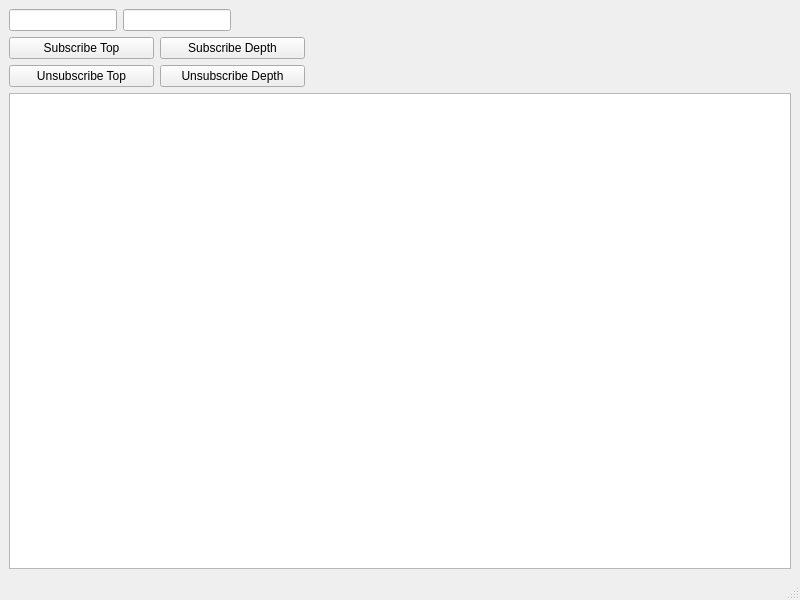
<?xml version="1.0" encoding="UTF-8"?>
<ui version="4.0">
 <class>MainWindow</class>
 <widget class="QMainWindow" name="MainWindow">
  <property name="geometry">
   <rect>
    <x>0</x>
    <y>0</y>
    <width>800</width>
    <height>600</height>
   </rect>
  </property>
  <property name="windowTitle">
   <string>MainWindow</string>
  </property>
  <widget class="QWidget" name="centralwidget">
   <layout class="QVBoxLayout" name="verticalLayout">
    <item>
     <layout class="QHBoxLayout" name="horizontalLayout">
      <item>
       <widget class="QLineEdit" name="Base">
        <property name="sizePolicy">
         <sizepolicy hsizetype="Fixed" vsizetype="Fixed">
          <horstretch>0</horstretch>
          <verstretch>0</verstretch>
         </sizepolicy>
        </property>
       </widget>
      </item>
      <item>
       <widget class="QLineEdit" name="Quote">
        <property name="sizePolicy">
         <sizepolicy hsizetype="Fixed" vsizetype="Fixed">
          <horstretch>0</horstretch>
          <verstretch>0</verstretch>
         </sizepolicy>
        </property>
       </widget>
      </item>
      <item>
       <spacer name="horizontalSpacer_2">
        <property name="orientation">
         <enum>Qt::Horizontal</enum>
        </property>
        <property name="sizeHint" stdset="0">
         <size>
          <width>40</width>
          <height>20</height>
         </size>
        </property>
       </spacer>
      </item>
     </layout>
    </item>
    <item>
     <layout class="QGridLayout" name="gridLayout">
      <item row="1" column="1">
       <widget class="QPushButton" name="UnsubscribeDepth">
        <property name="text">
         <string>Unsubscribe Depth</string>
        </property>
       </widget>
      </item>
      <item row="1" column="0">
       <widget class="QPushButton" name="UnsubscribeTop">
        <property name="text">
         <string>Unsubscribe Top</string>
        </property>
       </widget>
      </item>
      <item row="0" column="0">
       <widget class="QPushButton" name="SubscribeTop">
        <property name="sizePolicy">
         <sizepolicy hsizetype="Fixed" vsizetype="Fixed">
          <horstretch>0</horstretch>
          <verstretch>0</verstretch>
         </sizepolicy>
        </property>
        <property name="minimumSize">
         <size>
          <width>145</width>
          <height>0</height>
         </size>
        </property>
        <property name="text">
         <string>Subscribe Top</string>
        </property>
       </widget>
      </item>
      <item row="0" column="1">
       <widget class="QPushButton" name="SubscribeDepth">
        <property name="sizePolicy">
         <sizepolicy hsizetype="Fixed" vsizetype="Fixed">
          <horstretch>0</horstretch>
          <verstretch>0</verstretch>
         </sizepolicy>
        </property>
        <property name="minimumSize">
         <size>
          <width>145</width>
          <height>0</height>
         </size>
        </property>
        <property name="text">
         <string>Subscribe Depth</string>
        </property>
       </widget>
      </item>
      <item row="1" column="2">
       <spacer name="horizontalSpacer">
        <property name="orientation">
         <enum>Qt::Horizontal</enum>
        </property>
        <property name="sizeHint" stdset="0">
         <size>
          <width>40</width>
          <height>20</height>
         </size>
        </property>
       </spacer>
      </item>
     </layout>
    </item>
    <item>
     <widget class="QPlainTextEdit" name="LoggerBox">
      <property name="textInteractionFlags">
       <set>Qt::TextSelectableByMouse</set>
      </property>
     </widget>
    </item>
   </layout>
  </widget>
  <widget class="QStatusBar" name="statusbar"/>
 </widget>
 <resources/>
 <connections/>
</ui>
